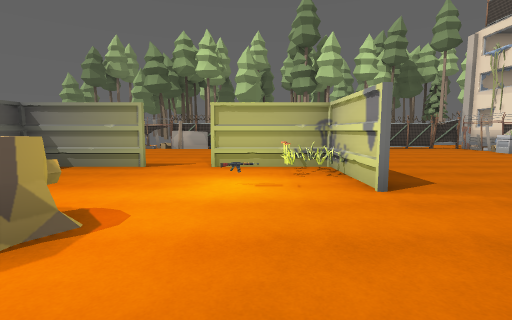
[1] (above)

24 first-person views from a walk through a Unity game level. The camera is 1.5 m above the floor, tilts 6° down and sees 85° across. The floor is counted in squares, 2 m on a side. Each view is taken from the middle of a square. On the plan, view 1 faces up. The plan holds only what a view shows up to about 10 squares ahead; the rest is blank. The place goes on beyond the plan. Some surface patterns are stand-ins.

[2]
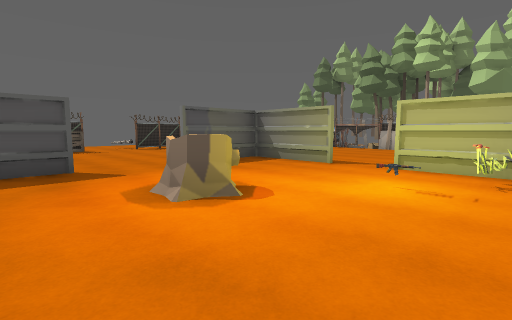

[3]
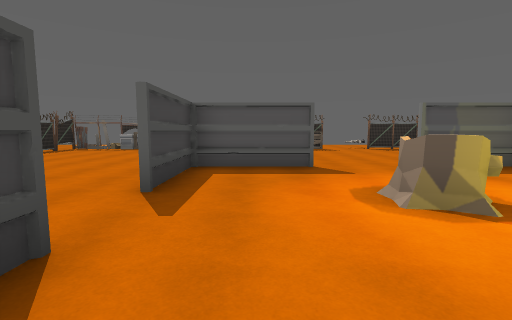

[4]
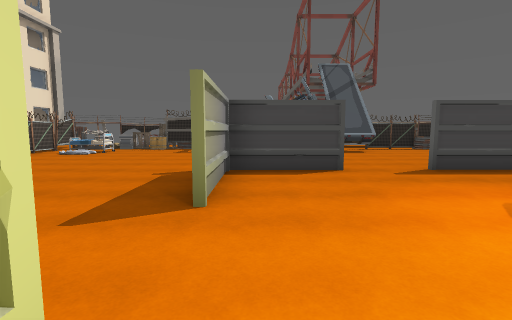

[5]
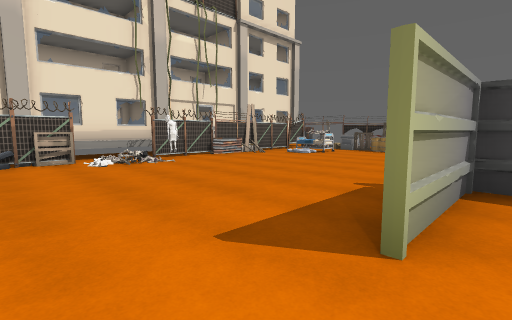

[6]
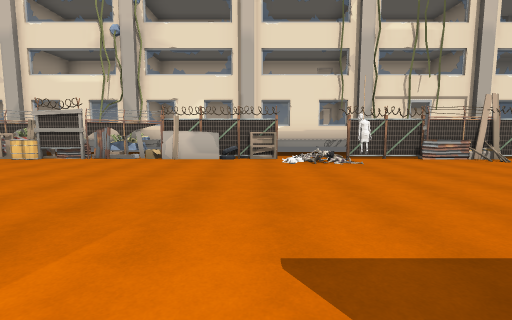

[7]
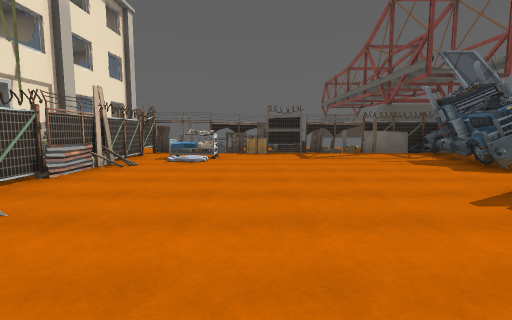

[8]
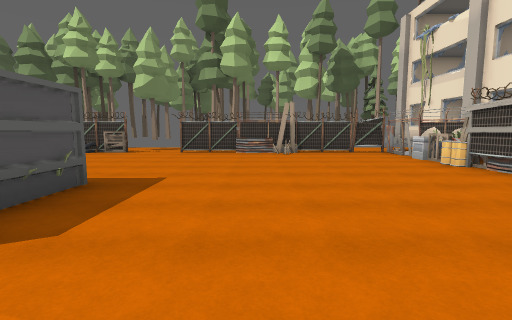

[9]
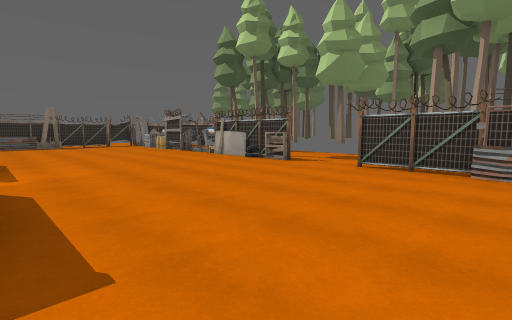

[10]
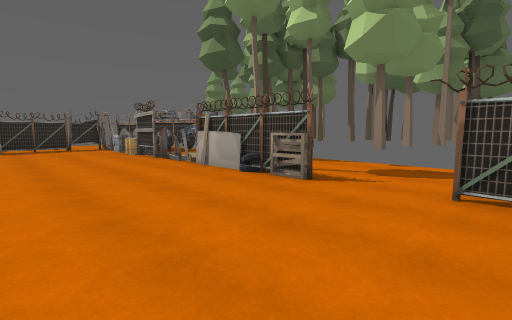

[11]
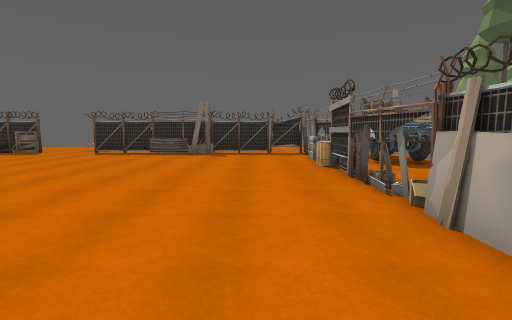

[12]
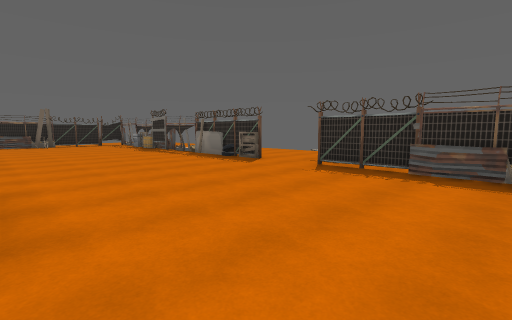

[13]
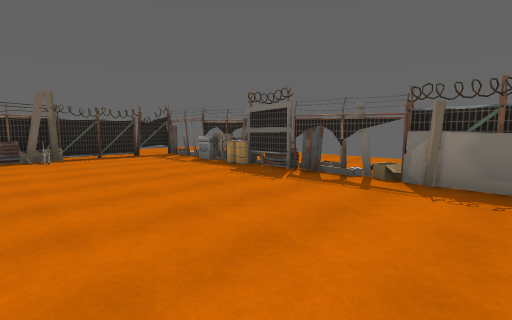

[14]
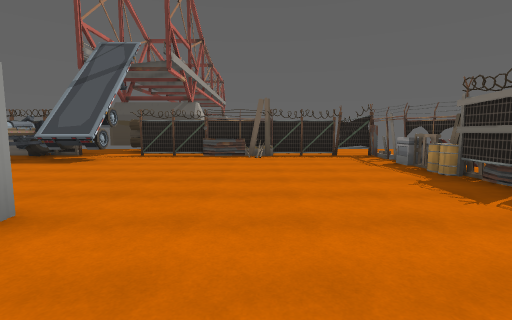

[15]
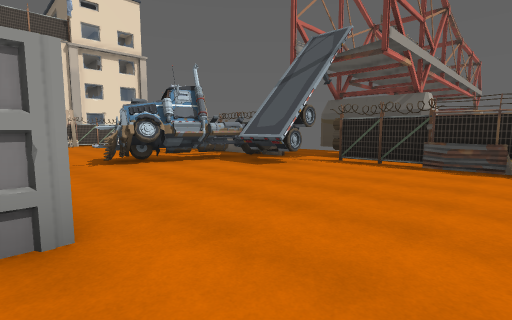

[16]
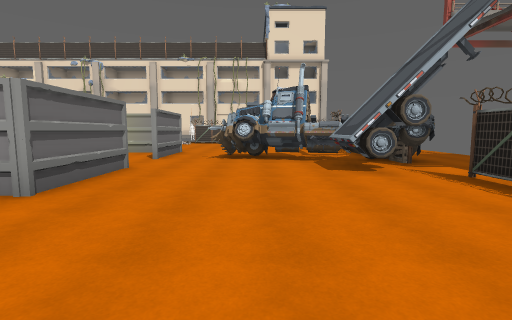

[17]
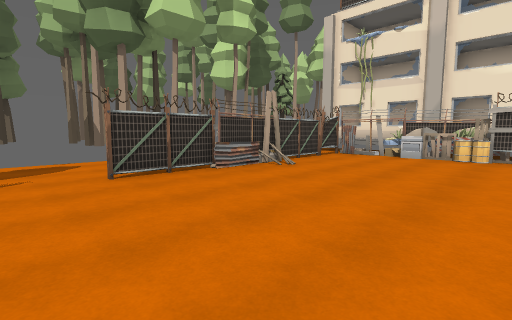

[18]
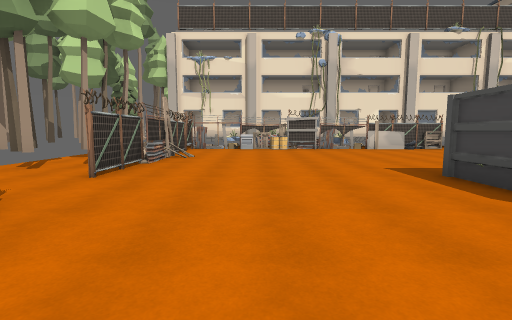

[19]
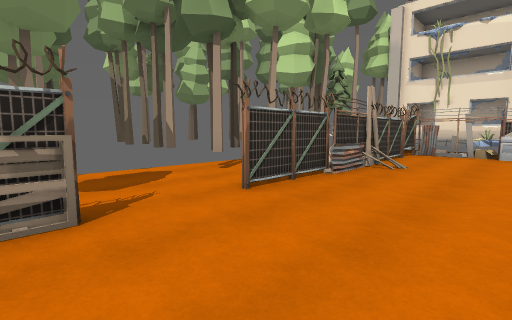

[20]
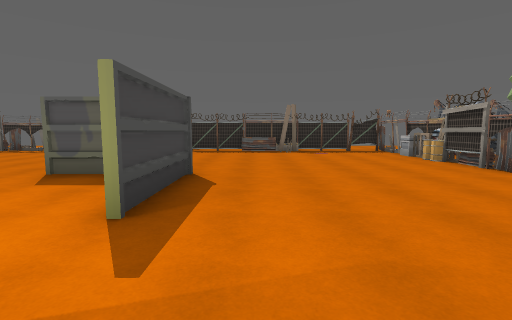

[21]
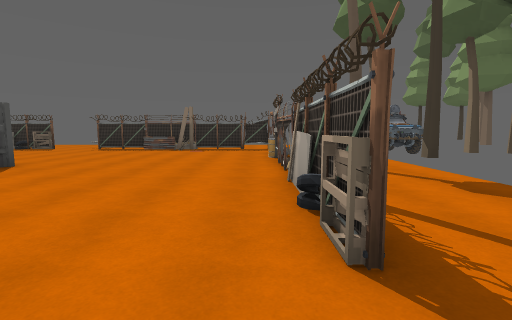

[22]
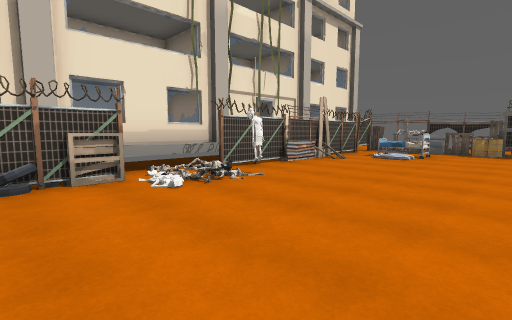

[23]
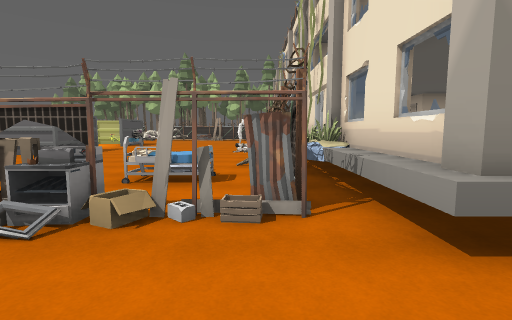

[24]
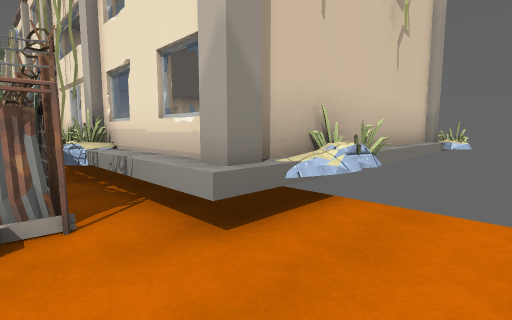

### Floor plan
Key: @ floor where view 1 was taken; # wall or solid block; x gap in a wall; . floor; / step, stairs or slope; ^ raised ledge; R rifle; S stump; T thing the floor can be seen under or through; B bed; O other object.
Columns run from 13 left of view 1 to 13 right of it. Each row starts with its distance up from view 1.
 17       #
 16     OOO
 15    OOOO  ##  # x#
 14    .OO....##....##
 13     OOO........##.
 12    ##########..#######^^
 11   .#..................#^
 10   .#..................^^
  9   .#..................#^
  8    #..................#^
  7    #..................#^
  6   .#....###..###......#^
  5   .#....#....OO#......#^
  4  .O.....#....R.#......#
  3 ......................#
  2 ...#.......S..........#
  1    T....#......#...../^^
  0   .T....#....@.#....O/^^
 -1   .x....###..###......#^
 -2 ...T..................#^
 -3 ...T.........#........#^
 -4   .T........O#.......##^
 -5   .T........##......B##^
 -6    T......OO#......BB#^^
 -7    TTTTTTTTOO##x######^^
 -8   ....T ....O...  ####^#^##
 -9   ..      #....     .... #
-10              ..      ...

Where each view was taken, in squares from view 1:
view 1: 0 up, 0 right, facing up
view 2: 0 up, 1 right, facing up-left
view 3: 0 up, 1 right, facing left
view 4: 4 up, 1 right, facing down
view 5: 3 up, 1 right, facing down-right
view 6: 2 up, 1 right, facing right
view 7: 2 up, 5 right, facing down
view 8: 2 up, 4 right, facing up
view 9: 6 up, 4 right, facing up-left
view 10: 8 up, 2 right, facing up-left
view 11: 10 up, 1 left, facing left
view 12: 8 up, 5 left, facing down-left
view 13: 1 up, 6 left, facing down-left
view 14: 1 up, 7 left, facing down
view 15: 1 down, 7 left, facing down-right
view 16: 4 down, 8 left, facing right
view 17: 7 up, 0 right, facing up-right
view 18: 9 up, 3 left, facing right
view 19: 9 up, 1 left, facing up-right
view 20: 7 up, 0 right, facing left
view 21: 11 up, 1 right, facing left
view 22: 3 up, 4 right, facing down-right
view 23: 10 down, 8 right, facing up
view 24: 10 down, 8 right, facing up-right
